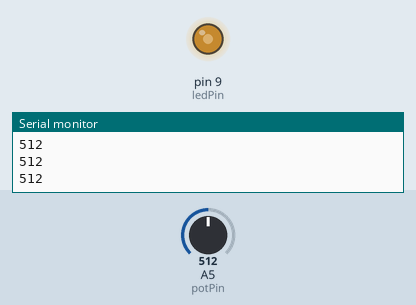
This sketch was run on a simulated Arduino Uno, built with avr-gcc and run on an emulated ATmega328P. On the bench: output pins drawn as LEDs (lit = HIGH), the last lines printed to the serial monitor. The inputs (shaded band) are chosen by the test bench; at power-on: A5 (potPin) = 512.

Above: at 1.2 s.
1.3 s: A5 (potPin) set to 716
At 2.2 s:
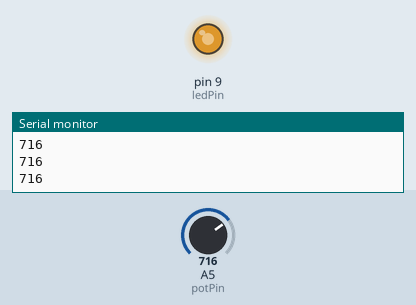
2.8 s: A5 (potPin) set to 900
At 3.4 s:
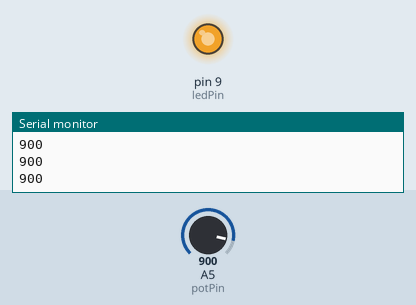
4.3 s: A5 (potPin) set to 122
At 5.5 s:
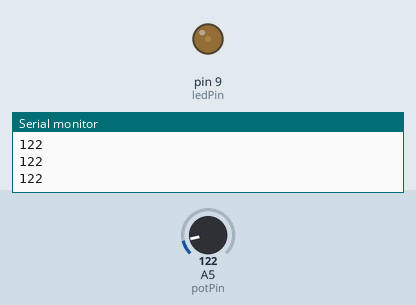
5.8 s: A5 (potPin) set to 0
At 6.9 s:
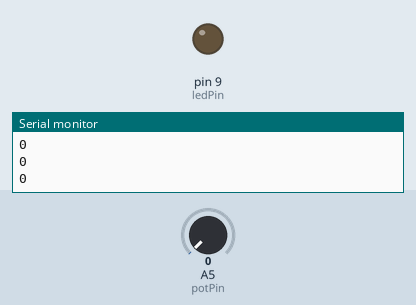
7.3 s: A5 (potPin) set to 511
At 8.0 s:
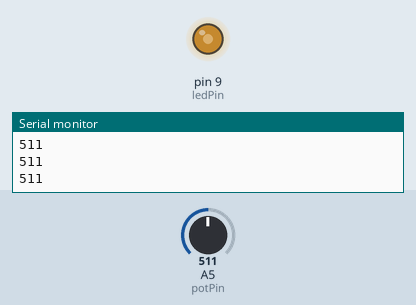
Timing chart, 0 to 9.8 s (numbered marks = the images above; inputs shaded):
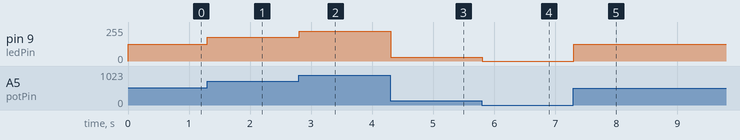

The sketch:

LED_Potentiometer.ino
```cpp
const int potPin = A5;
int potVal = 0;

const int ledPin = 9;

void setup() {
  // put your setup code here, to run once:

  pinMode(potPin, INPUT);
  pinMode(ledPin, OUTPUT);

  Serial.begin(9600);
}

void loop() {
  // put your main code here, to run repeatedly:

  potVal = analogRead(potPin);

  int ledVal = map(potVal, 0, 1023, 0, 255);

  analogWrite(ledPin, ledVal);

  Serial.println(potVal);
  delay(1);
}
```

Measured:
- after the input at 1.3 s, pin 9 (ledPin): 127/255 → 178/255 at once
- after the input at 2.8 s, pin 9 (ledPin): 178/255 → 224/255 at once
- after the input at 4.3 s, pin 9 (ledPin): 224/255 → 30/255 at once
- after the input at 5.8 s, pin 9 (ledPin): 30/255 → 0/255 at once
- after the input at 7.3 s, pin 9 (ledPin): 0/255 → 127/255 at once
